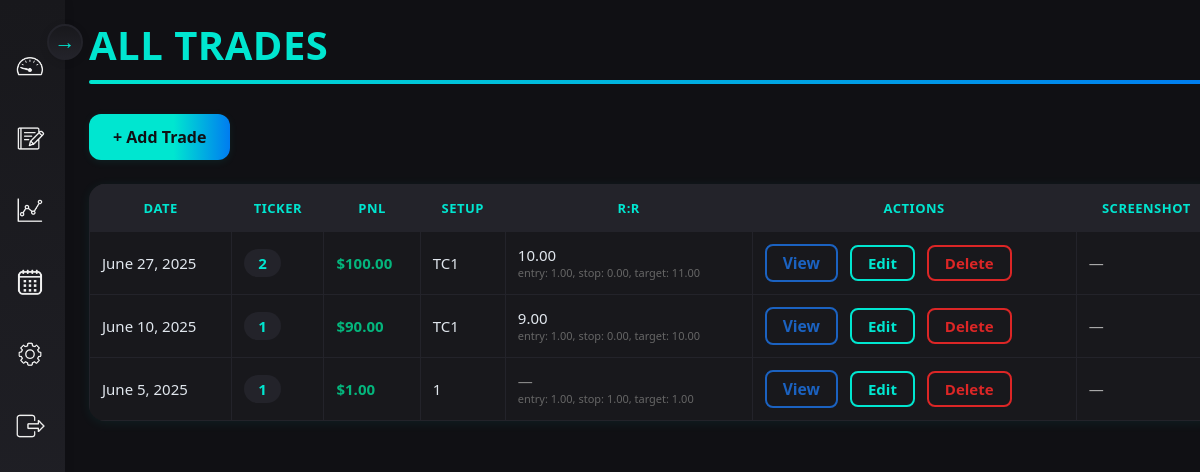
The page /journal/trades/ (signed in) on the database its author committed.
### journal/models.py (models this page shows, shortened)
class Trade(models.Model):
    user = models.ForeignKey(User, on_delete=models.CASCADE)
    ticker = models.CharField(max_length=10)
    date = models.DateField()
    entry_price = models.DecimalField(max_digits=10, decimal_places=2)
    exit_price = models.DecimalField(max_digits=10, decimal_places=2)
    position_size = models.IntegerField()
    stop_loss = models.DecimalField(max_digits=10, decimal_places=2)
    target_price = models.DecimalField(max_digits=10, decimal_places=2)
    setup = models.CharField(max_length=50)
    notes = models.TextField(blank=True, null=True)
    tags = models.CharField(max_length=100, blank=True)  # e.g. "fear,mistake,breakout"
    screenshot = models.ImageField(upload_to='trade_screenshots/', blank=True, null=True)
    journal_entry = models.TextField(blank=True, null=True)
    created_at = models.DateTimeField(auto_now_add=True)
    @property
    def rr(self):
        if self.entry_price is None or self.stop_loss is None or self.target_price is None:
            return None
        risk = float(self.entry_price) - float(self.stop_loss)
        reward = float(self.target_price) - float(self.entry_price)
        if risk == 0:
            return None
        return reward / risk

### journal/views.py (the view)
# urls.py: path('trades/', views.trade_log, name='trade-log'),
@login_required
def trade_log(request):
    trades = Trade.objects.filter(user=request.user).annotate(
        annotated_pnl=ExpressionWrapper(
            (F('exit_price') - F('entry_price')) * F('position_size'),
            output_field=FloatField()
        )
    ).order_by('-date')
    return render(request, "journal/trade_log.html", {"trades": trades})

### journal/templates/journal/trade_log.html (shortened to what this page needs)
{% extends 'dashboard/base_dashboard.html' %}
{% load static %}
{% block content %}
<link rel="stylesheet" href="{% static 'css/trade_log.css' %}">
<div class="trade-log-main-bg">
  <div style="margin-top: -10px; margin-bottom: 30px;">
    <h1 style="font-family: 'Segoe UI', Arial, sans-serif; font-size: 2.5rem; font-weight: 800; margin-bottom: 8px; letter-spacing: 0.5px; text-transform: uppercase; color: #00e6d0;">
      All Trades
    </h1>
    <div style="height: 4px; width: 100%; background: linear-gradient(90deg, #00e6d0 0%, #007cf0 100%); border-radius: 2px;"></div>
  </div>
  <div style="margin-bottom: 24px;">
    <a href="{% url 'add-trade' %}" class="trade-log-btn" style="margin-left: 0;">+ Add Trade</a>
  </div>
  <div class="trade-log-table-wrapper">
    <table>
      <thead>
        <tr>
          <th>Date</th>
          <th>Ticker</th>
          <th>PnL</th>
          <th>Setup</th>
          <th>R:R</th>
          <th>Actions</th>
          <th>Screenshot</th>
        </tr>
      </thead>
      <tbody>
        {% for trade in trades %}
        <tr>
          <td>{{ trade.date }}</td>
          <td>
            <a href="{% url 'trade-detail' trade.id %}" class="trade-ticker-link">
              {{ trade.ticker }}
            </a>
          </td>
          <td style="color: {% if trade.annotated_pnl >= 0 %}#04b67d{% else %}#bf2424{% endif %}; font-weight: bold;">
            ${{ trade.annotated_pnl|floatformat:2 }}
          </td>
          <td>{{ trade.setup }}</td>
          <td>
            {% if trade.rr is not None %}
              {{ trade.rr|floatformat:2 }}
            {% else %}
              <span style="color:#888;">—</span>
            {% endif %}
            <div style="font-size:11px;color:#666;">
              entry: {{ trade.entry_price }}, stop: {{ trade.stop_loss }}, target: {{ trade.target_price }}
            </div>
          </td>
          <td>
            <a href="{% url 'trade-detail' trade.id %}" class="view-btn">View</a>
            <a href="{% url 'edit-trade' trade.id %}" class="edit-btn">Edit</a>
            <a href="{% url 'delete-trade' trade.id %}" class="delete-btn">Delete</a>
          </td>
          <td>
            {% if trade.screenshot %}
            <a href="{{ trade.screenshot.url }}" target="_blank">
              <img src="{{ trade.screenshot.url }}" alt="Screenshot"
                   style="height: 60px; border-radius: 8px; box-shadow: 0 2px 6px rgba(0,0,0,0.10);" />
            </a>
            {% else %}
            <span style="color: #aaa;">—</span>
            {% endif %}
          </td>
        </tr>
        {% empty %}
        <tr>
          <td colspan="7" style="padding: 16px; text-align: center; color: #888;">No trades found.</td>
        </tr>
        {% endfor %}
      </tbody>
    </table>
  </div>
</div>
{% endblock %}

### dashboard/templates/dashboard/base_dashboard.html (shortened to what this page needs)
{% load static %}
<!DOCTYPE html>
<html lang="en">
<head>
    <link rel="stylesheet" href="{% static 'css/base_dashboard.css' %}">
</head>
<body>
    <div class="container">
        <div class="sidebar" id="sidebar">
            <button class="toggle-arrow" id="sidebarToggle" aria-label="Expand sidebar">&rarr;</button>
            <div class="sidebar-links-container">
                <a href="{% url 'dashboard-home' %}" class="sidebar-link">
                    <img src="{% static 'images/dashboard_symbol.png' %}" alt="Dashboard">
                </a>
                <a href="{% url 'trade-log' %}" class="sidebar-link">
                    <img src="{% static 'images/journal_symbol.png' %}" alt="Trade Log">
                </a>
                <a href="{% url 'trade-reports' %}" class="sidebar-link">
                    <img src="{% static 'images/analytics_symbol.png' %}" alt="Analytics">
                </a>
                <a href="{% url 'trade-calendar' %}" class="sidebar-link">
                    <img src="{% static 'images/calendar_symbol.png' %}" alt="calendar">
                </a>
                <a href="{% url 'account-settings' %}" class="sidebar-link">
                    <img src="{% static 'images/settings_symbol.png' %}" alt="Settings">
                </a>
                <form action="{% url 'logout' %}" method="post">
                    <button type="submit" class="sidebar-link" aria-label="Logout">
                        <img src="{% static 'images/logout_symbol.png' %}" alt="Logout">
                    </button>
                </form>
            </div>
        </div>
        <div class="main-content">
            {% block content %}
            {% endblock %}
        </div>
    </div>
</body>
</html>

### dashboard/static/css/base_dashboard.css (style rules this page uses)
html, body { margin: 0; padding: 0; min-height: 100vh; width: 100vw; font-family: 'Segoe UI', 'Roboto', Arial, sans-serif; background: #101014 !important; color: #f4f6fa !important; box-sizing: border-box; overflow-x: hidden; }
.container { display: flex; min-height: 100vh; width: 100vw; background: #101014 !important; margin: 0; padding: 0; box-sizing: border-box; }
.sidebar { width: 65px; transition: width 0.25s; overflow-x: visible; position: relative; min-height: 100vh; background: linear-gradient(180deg, #18181c 0%, #23232a 100%); box-shadow: 2px 0 8px rgba(0,0,0,0.07); z-index: 10; display: flex; flex-direction: column; align-items: flex-start; }
.sidebar-links-container { display: flex; flex-direction: column; width: 100%; margin-top: 30px; }
.sidebar .sidebar-link { display: flex; align-items: center; justify-content: center; padding: 0; text-decoration: none; color: #e0e6ed; width: 100%; height: 72px; box-sizing: border-box; transition: background 0.2s, justify-content 0.2s, padding 0.2s, height 0.2s; min-width: 0; font-weight: 500; font-size: 1.08em; letter-spacing: 0.2px; border: none; background: none; }
.sidebar .sidebar-link img { width: 36px; height: 36px; flex-shrink: 0; display: block; margin-left: 0; margin-right: 0; transition: width 0.2s, height 0.2s; filter: grayscale(0.2) brightness(0.95); }
.toggle-arrow { position: absolute; top: 24px; right: -18px; background: linear-gradient(180deg, #18181c 0%, #23232a 100%); color: #00e6d0; border-radius: 50%; border: 2px solid #23232a; width: 36px; height: 36px; display: flex; align-items: center; justify-content: center; cursor: pointer; z-index: 20; box-shadow: 0 2px 8px rgba(0,0,0,0.10); transition: transform 0.2s; font-size: 1.3em; padding: 0; }
.main-content { flex: 1; min-height: 100vh; background: #18181c !important; color: #f4f6fa !important; padding: 0; margin: 0; box-sizing: border-box; overflow-x: hidden; }
.sidebar form { width: 100%; margin: 0; padding: 0; }
.sidebar form .sidebar-link { background: none; border: none; padding: 0; width: 100%; text-align: left; display: flex; align-items: center; justify-content: center; font: inherit; color: inherit; cursor: pointer; height: 72px; box-sizing: border-box; transition: background 0.2s, justify-content 0.2s, padding 0.2s, height 0.2s; min-width: 0; font-weight: 500; font-size: 1.08em; letter-spacing: 0.2px; }
.sidebar form .sidebar-link img { width: 36px; height: 36px; flex-shrink: 0; display: block; margin-left: 0; margin-right: 0; transition: width 0.2s, height 0.2s; filter: grayscale(0.2) brightness(0.95); }
.sidebar-links-container .sidebar-link, .sidebar-links-container form .sidebar-link { padding-left: 12px; }

### rows shown on the page
Trade: date "June 27, 2025", ticker "2", annotated_pnl "100.00", setup "TC1", rr "10.00", entry_price "1.00", stop_loss "0.00", target_price "11.00"
Trade: date "June 10, 2025", ticker "1", annotated_pnl "90.00", setup "TC1", rr "9.00", entry_price "1.00", stop_loss "0.00", target_price "10.00"
Trade: date "June 5, 2025", ticker "1", annotated_pnl "1.00", setup "1", entry_price "1.00", stop_loss "1.00", target_price "1.00"
